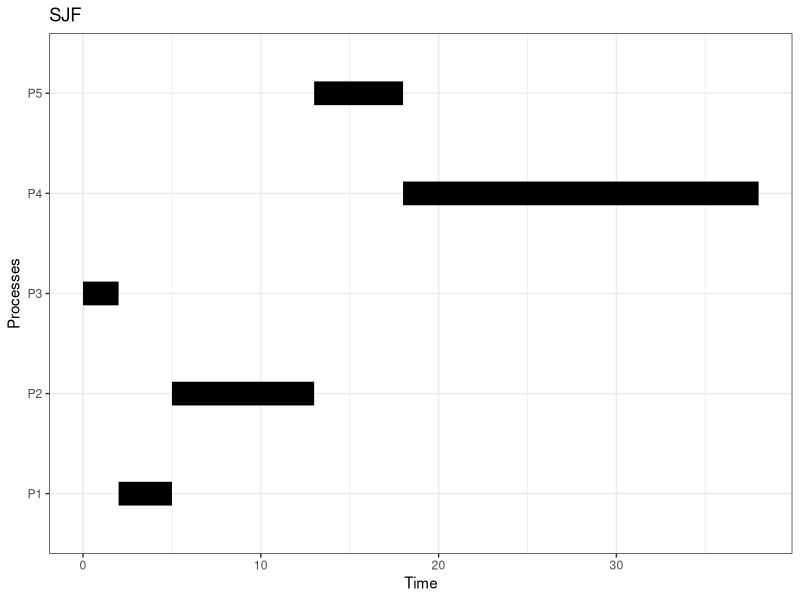

Here is the R script that generated this plot:



library(ggplot2)
  
data <- data.frame(name = c('P1', 'P2', 'P3', 'P4', 'P5'), 
                   start = c(2, 5, 0, 18, 13),
                   end = c(5, 13, 2, 38, 18)
)

ggplot(data, aes(x=start, xend=end, y=name, yend=name)) +
  theme_bw()+
  geom_segment(size=8) + 
  labs(title='SJF', x='Time', y='Processes')